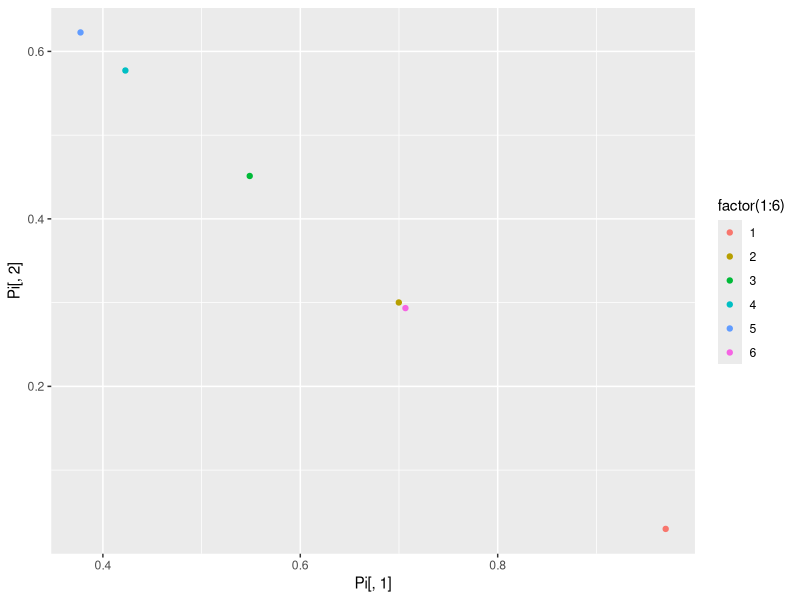

R code for this plot:
## ---- chunk 1
knitr::opts_chunk$set(echo = TRUE)
## ---- chunk 2
### Declare some toy data ----
# document term matrix of word counts
X <- rbind(c(0, 0, 1, 2, 2),
           c(0, 0, 1, 1, 1),
           c(0, 1, 2, 2, 2),
           c(4, 4, 4, 4, 4),
           c(3, 3, 4, 4, 4),
           c(3, 4, 4, 4, 4))

W <- seq_len(ncol(X))

N_d = nrow(X)  # num of docs
N_w = length(W)  # num of words
N_k = 2  # num of topics

### Initialize parameters ----
# set.seed(8675309)

alpha <- rep(1, N_k)
gamma <- rep(1, N_w) # I usually call this "beta"

# Z := word topic assignment, initialized with random integers
# This would have to be a triplet or other sparse matrix
Z <- matrix(sample.int(10, N_w * N_d, replace = TRUE), ncol = N_w, nrow = N_d)
# Z <- matrix(0, ncol = N_w, nrow = N_d)

# Pi := document topic distribution
Pi <- gtools::rdirichlet(N_d, alpha)

# B := word topic distribution
B <- gtools::rdirichlet(N_k, gamma)

### Here is the Gibbs sampler ----

num_iter <- 1000

for (j in 1:num_iter) { # for each iteration
  
  # Sample from full conditional of Z
  for (i in seq_len(N_d)) { # For each document
    for (v in seq_len(N_w)) { # for each word
      # Calculate params for Z
      p_iv <- exp(log(Pi[i,]) + log(B[,v]))
      
      # p_iv <- p_iv / sum(p_iv) # normalization not required in R
      
      # Resample word topic assignment Z
      Z[i,v] <- which.max(rmultinom(1, 1, p_iv))
    }
  }
  
  # Sample from the full conditional of Pi
  for (i in seq_len(N_d)) { # for each document
    for (v in seq_len(N_w)) { # for each word
      m <- numeric(N_k)
      
      # gather sufficient statistics
      for (k in seq_len(N_k)) {
        m[k] <- sum(Z[i,] == k)
      }
      
      # resample doc-topic distribution
      Pi[i,] <- gtools::rdirichlet(1, alpha + m)
    }
  }
  
  # Sample from the full conditional of B
  for (k in seq_len(N_k)) {
    n <- numeric(N_w)
    
    # Gather sufficient statistics
    for (v in seq_len(N_w)) {
      for (i in seq_len(N_d)) {
        for (l in seq_len(N_w)) {
          n[v] <- n[v] + (X[i, l] == v & Z[i,l] == k)
        }
      }
    }
    
    # resample word topic distribution
    B[k,] <- gtools::rdirichlet(1, gamma + n)
  }
  
}

ggplot2::qplot(x = Pi[,1], y = Pi[,2], colour = factor(1:6))
